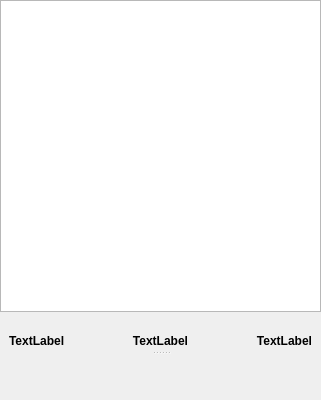
<?xml version="1.0" encoding="UTF-8"?>
<ui version="4.0">
 <class>LedgerViewPage</class>
 <widget class="QWidget" name="LedgerViewPage">
  <property name="geometry">
   <rect>
    <x>0</x>
    <y>0</y>
    <width>321</width>
    <height>400</height>
   </rect>
  </property>
  <layout class="QVBoxLayout" name="verticalLayout_2">
   <property name="spacing">
    <number>0</number>
   </property>
   <property name="leftMargin">
    <number>0</number>
   </property>
   <property name="topMargin">
    <number>0</number>
   </property>
   <property name="rightMargin">
    <number>0</number>
   </property>
   <property name="bottomMargin">
    <number>0</number>
   </property>
   <item>
    <widget class="QSplitter" name="m_splitter">
     <property name="orientation">
      <enum>Qt::Vertical</enum>
     </property>
     <property name="handleWidth">
      <number>2</number>
     </property>
     <widget class="QWidget" name="layoutWidget">
      <layout class="QVBoxLayout" name="verticalLayout">
       <property name="spacing">
        <number>1</number>
       </property>
       <item>
        <widget class="LedgerView" name="m_ledgerView"/>
       </item>
       <item>
        <widget class="QToolBar" name="m_transactionToolBar">
         <property name="movable">
          <bool>true</bool>
         </property>
         <property name="floatable">
          <bool>true</bool>
         </property>
         <property name="iconSize">
          <size>
           <width>22</width>
           <height>22</height>
          </size>
         </property>
         <property name="toolButtonStyle">
          <enum>Qt::ToolButtonTextBesideIcon</enum>
         </property>
        </widget>
       </item>
       <item>
        <widget class="QWidget" name="m_reconciliationContainer" native="true">
         <layout class="QHBoxLayout" name="horizontalLayout_2">
          <property name="topMargin">
           <number>3</number>
          </property>
          <property name="bottomMargin">
           <number>3</number>
          </property>
          <item>
           <widget class="QLabel" name="m_leftLabel">
            <property name="font">
             <font>
              <weight>75</weight>
              <bold>true</bold>
             </font>
            </property>
            <property name="text">
             <string>TextLabel</string>
            </property>
           </widget>
          </item>
          <item>
           <widget class="QLabel" name="m_centerLabel">
            <property name="font">
             <font>
              <weight>75</weight>
              <bold>true</bold>
             </font>
            </property>
            <property name="text">
             <string>TextLabel</string>
            </property>
            <property name="alignment">
             <set>Qt::AlignCenter</set>
            </property>
           </widget>
          </item>
          <item>
           <widget class="QLabel" name="m_rightLabel">
            <property name="font">
             <font>
              <weight>75</weight>
              <bold>true</bold>
             </font>
            </property>
            <property name="text">
             <string>TextLabel</string>
            </property>
            <property name="alignment">
             <set>Qt::AlignRight|Qt::AlignTrailing|Qt::AlignVCenter</set>
            </property>
           </widget>
          </item>
         </layout>
        </widget>
       </item>
       <item>
        <widget class="KMMSearchWidget" name="m_searchWidget" native="true"/>
       </item>
      </layout>
     </widget>
     <widget class="QWidget" name="m_formWidget" native="true"/>
    </widget>
   </item>
  </layout>
 </widget>
 <customwidgets>
  <customwidget>
   <class>LedgerView</class>
   <extends>QTableView</extends>
   <header>ledgerview.h</header>
  </customwidget>
  <customwidget>
   <class>KMMSearchWidget</class>
   <extends>QWidget</extends>
   <header>kmmsearchwidget.h</header>
   <container>1</container>
  </customwidget>
 </customwidgets>
 <resources/>
 <connections/>
</ui>
